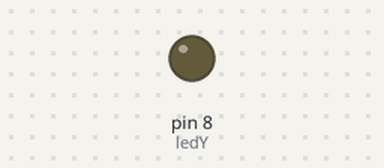
A sketch run on a simulated Arduino Uno, built with avr-gcc and run on an emulated ATmega328P. Shown: output pins drawn as LEDs (lit = HIGH).

Above: at 0.7 s.
At 19.1 s:
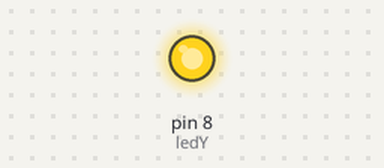
Timing chart, 0 to 20.8 s (numbered marks = the images above):
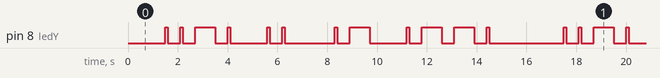

The sketch:

sketch_mar18a.ino
```cpp
int ledY = 8;
int x = 0;

//F . . _ .
//I . .
//A . _
//P . _ _ .

void setup() {
pinMode(ledY, OUTPUT);

}

void loop() {
  delay(1500);
 for(x = 0; x < 2; x++){ //Letra F
  digitalWrite(ledY, HIGH);
  delay(100);
  digitalWrite(ledY, LOW);
  delay(500);
 }
  digitalWrite(ledY, HIGH);
  delay(800);
  digitalWrite(ledY, LOW);
  delay(500);
  digitalWrite(ledY, HIGH);
  delay(100);
  digitalWrite(ledY, LOW);
  delay(1500);

 for(x = 2; x < 4; x++){ //Letra I
  digitalWrite(ledY, HIGH);
  delay(100);
  digitalWrite(ledY, LOW);
  delay(500);
 }
  delay(1500);
 for(x = 4; x < 5; x++){ //Letra A
  digitalWrite(ledY, HIGH);
  delay(100);
  digitalWrite(ledY, LOW);
  delay(500);
  digitalWrite(ledY, HIGH);
  delay(800);
  digitalWrite(ledY, LOW);
  delay(1500);
 }

  digitalWrite(ledY, HIGH);
  delay(100);
  digitalWrite(ledY, LOW);
  delay(500);
 for(x = 5; x < 7; x++){ //Letra P
  digitalWrite(ledY, HIGH);
  delay(800);
  digitalWrite(ledY, LOW);
  delay(500);
 }
  digitalWrite(ledY, HIGH);
  delay(100);
  digitalWrite(ledY, LOW);
  delay(1500);
}
```

Measured:
- by itself, pin 8 (ledY): moves between LOW and HIGH, repeating every 16.0 s
- by itself, everything shown: repeats every 16.0 s, in 24 steps
